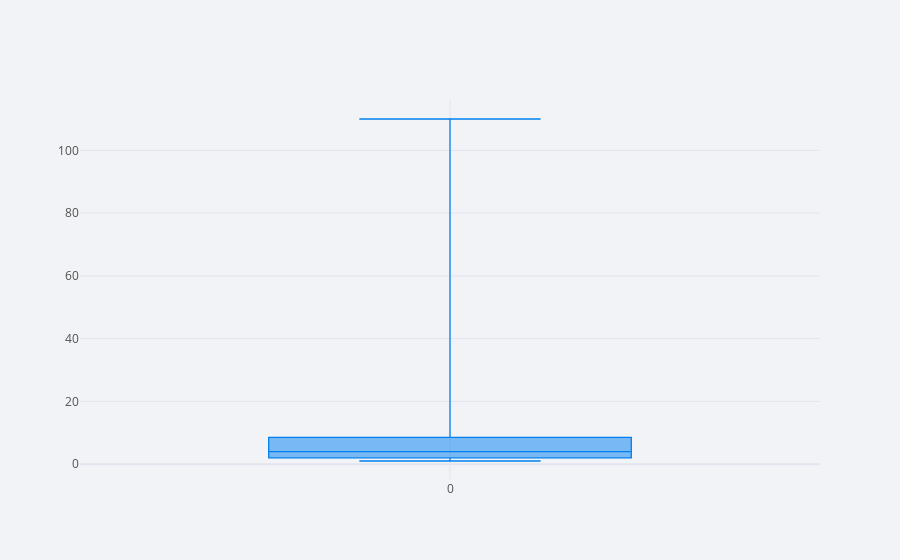

Source (notebook cell):
### Code cell
df1 = pd.DataFrame([1,2,1,2,4,5,8,10,11,2,1,3,4,5,2,110,11])
df1.iplot(kind = 'box')

### Figure 1 — Plotly figure (JSON) as saved in the notebook; plotly's stock layout.template omitted (floating-point values rounded to 4 significant figures)
{"data": [{"boxpoints": false, "line": {"width": 1.3}, "marker": {"color": "rgba(0, 128, 240, 1.0)"}, "name": "0", "orientation": "v", "type": "box", "y": [1, 2, 1, 2, 4, 5, 8, 10, 11, 2, 1, 3, 4, 5, 2, 110, 11]}], "layout": {"legend": {"bgcolor": "#F2F3F7", "font": {"color": "#505050"}}, "paper_bgcolor": "#F2F3F7", "plot_bgcolor": "#F2F3F7", "title": {"font": {"color": "#484848"}}, "xaxis": {"gridcolor": "#E1E5ED", "showgrid": true, "tickfont": {"color": "#505050"}, "title": {"font": {"color": "#505050"}, "text": ""}, "zerolinecolor": "#E1E5ED"}, "yaxis": {"gridcolor": "#E1E5ED", "showgrid": true, "tickfont": {"color": "#505050"}, "title": {"font": {"color": "#505050"}, "text": ""}, "zerolinecolor": "#E1E5ED"}}}
